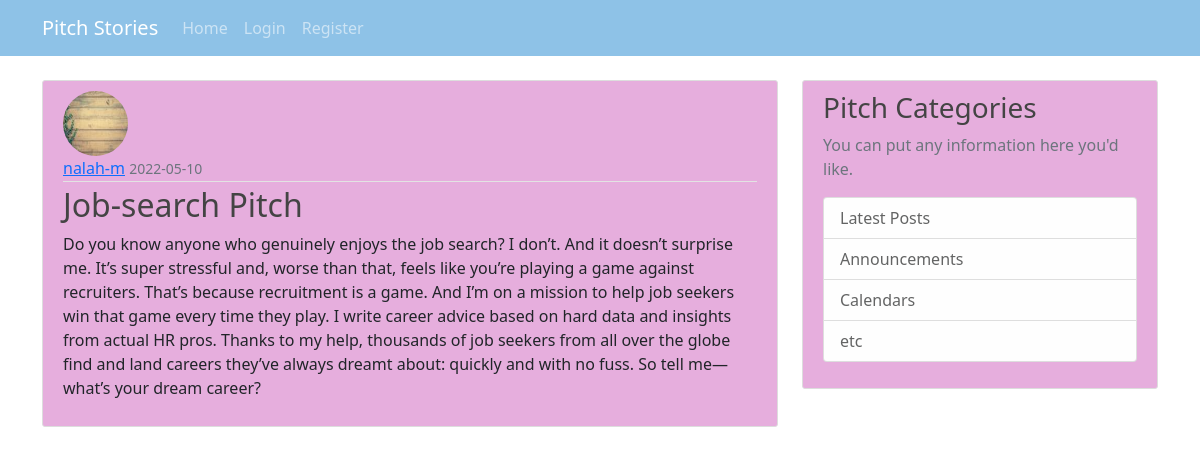
Screenshot of /post/3 with the database file from the repository.
### app/models.py (models this page shows, shortened)
class User(db.Model, UserMixin):
    id = db.Column(db.Integer, primary_key= True)
    username = db.Column(db.String(20), unique= True,nullable= False )
    email = db.Column(db.String(120), unique = True, nullable = False)
    image_file = db.Column(db.String(20),nullable= False, default = 'default.jpg')
    password = db.Column(db.String(60), nullable = False)
    posts = db.relationship('Post', backref= 'author', lazy= True)

class Post(db.Model):
    id = db.Column(db.Integer, primary_key=True)
    title = db.Column(db.String(100), nullable=False)
    date_posted = db.Column(db.DateTime, nullable=False, default=datetime.utcnow)
    content = db.Column(db.Text, nullable=False)
    user_id = db.Column(db.Integer, db.ForeignKey('user.id'), nullable=False)

### app/views.py (the view)
@app.route('/post/<int:post_id>')
def post(post_id):
    post = Post.query.get_or_404(post_id)
    return render_template('post.html', title=post.title, post=post)

### app/templates/post.html (shortened to what this page needs)
{% extends 'base.html'%}
{%block content%}
<article class="media content-section">
    <img class="rounded-circle article-img" src="{{ url_for('static', filename='profile_pics/' + post.author.image_file) }}">
    <div class="media-body">
      <div class="article-metadata">
        <a class="mr-2" href="#">{{ post.author.username }}</a>
        <small class="text-muted">{{ post.date_posted.strftime('%Y-%m-%d') }}</small>
      </div>
      <h2 class="article-title">{{ post.title }}</h2>
      <p class="article-content">{{ post.content }}</p>
    </div>
  </article>
{% endblock content %}

### app/static/css/index.css (style rules this page uses)
body { background: #a2ccc8; color: #333333; margin-top: 5rem; }
h1, h2, h3, h4, h5, h6 { color: #444444; }
.content-section { background: #e6aedd; padding: 10px 20px; border: 1px solid #dddddd; border-radius: 3px; margin-bottom: 20px; }
.article-title { color: #444444; }
.article-content { white-space: pre-line; }
.article-img { height: 65px; width: 65px; margin-right: 16px; }
.article-metadata { padding-bottom: 1px; margin-bottom: 4px; border-bottom: 1px solid #e3e3e3 }

### rows the page displays
User: image_file (picture), author.username "nalah-m"
Post: date_posted "2022-05-10", title "Job-search Pitch", content "Do you know anyone who genuinely enjoys the job search? I don’t. And it doesn’t surprise me. It’s super stressful and, worse than that, feels like you’re playing a game against recruiters. That’s because recruitment is a game. And I’m on a mission to help job seekers win that game every time they play. I write career advice based on hard data and insights from actual HR pros. Thanks to my help, thousands of job seekers from all over the globe find and land careers they’ve always dreamt about: quickly and with no fuss. So tell me—what’s your dream career?"
